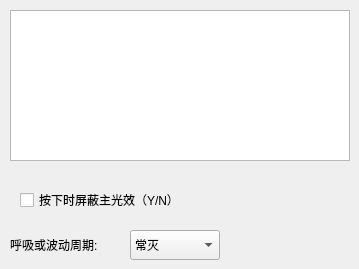
     <widget class="QWidget" name="tab_4">
      <attribute name="title">
       <string>页</string>
      </attribute>
      <widget class="QPlainTextEdit" name="lightBox0">
       <property name="geometry">
        <rect>
         <x>10</x>
         <y>10</y>
         <width>340</width>
         <height>151</height>
        </rect>
       </property>
       <property name="focusPolicy">
        <enum>Qt::ClickFocus</enum>
       </property>
       <property name="layoutDirection">
        <enum>Qt::LeftToRight</enum>
       </property>
       <property name="lineWrapMode">
        <enum>QPlainTextEdit::WidgetWidth</enum>
       </property>
       <property name="readOnly">
        <bool>false</bool>
       </property>
       <property name="tabStopWidth">
        <number>80</number>
       </property>
      </widget>
      <widget class="QComboBox" name="cBox_wave_light0">
       <property name="geometry">
        <rect>
         <x>130</x>
         <y>230</y>
         <width>90</width>
         <height>30</height>
        </rect>
       </property>
       <property name="focusPolicy">
        <enum>Qt::NoFocus</enum>
       </property>
       <item>
        <property name="text">
         <string>常灭</string>
        </property>
       </item>
       <item>
        <property name="text">
         <string>1s</string>
        </property>
       </item>
       <item>
        <property name="text">
         <string>2s</string>
        </property>
       </item>
       <item>
        <property name="text">
         <string>3s</string>
        </property>
       </item>
       <item>
        <property name="text">
         <string>5s</string>
        </property>
       </item>
       <item>
        <property name="text">
         <string>7s</string>
        </property>
       </item>
       <item>
        <property name="text">
         <string>10s</string>
        </property>
       </item>
       <item>
        <property name="text">
         <string>15s</string>
        </property>
       </item>
       <item>
        <property name="text">
         <string>20s</string>
        </property>
       </item>
       <item>
        <property name="text">
         <string>常亮</string>
        </property>
       </item>
      </widget>
      <widget class="QLabel" name="label_53">
       <property name="geometry">
        <rect>
         <x>10</x>
         <y>230</y>
         <width>120</width>
         <height>30</height>
        </rect>
       </property>
       <property name="focusPolicy">
        <enum>Qt::NoFocus</enum>
       </property>
       <property name="text">
        <string>呼吸或波动周期:</string>
       </property>
      </widget>
      <widget class="QCheckBox" name="ckBox_color_shield0">
       <property name="geometry">
        <rect>
         <x>20</x>
         <y>190</y>
         <width>200</width>
         <height>20</height>
        </rect>
       </property>
       <property name="text">
        <string>按下时屏蔽主光效（Y/N）</string>
       </property>
      </widget>
     </widget>
